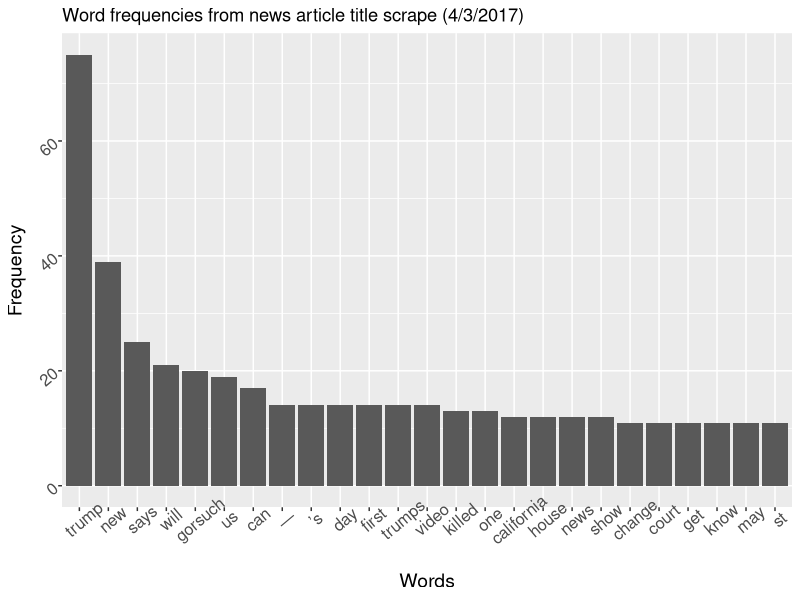

R code for this plot:
## ---- chunk 1
knitr::opts_chunk$set(echo = TRUE)
## ---- chunk 2
library(tm)
library(tidyverse)
## ---- chunk 3
titles_df <- read.csv("news_table.csv", stringsAsFactors = FALSE)
titles <- titles_df$title 
head(titles)
## ---- chunk 4
titles %>%
  tolower %>%
  removePunctuation %>%
  removeWords(stopwords("en")) %>%
  map(function(x) gsub("[\r\n\t]", "",x)) ->
titles

head(titles)
## ---- chunk 5
words <- paste0(titles, collapse = " ")
words <- unlist(strsplit(words, " "))

head(words, 20)
## ---- chunk 6
words <- words[words != ""]
head(words, 20)
## ---- chunk 7
word_freqs <- words %>% 
                    table %>% 
                    sort(decreasing = TRUE) %>% 
                    data.frame(stringsAsFactors = FALSE)
names(word_freqs) <- c("word","freq")
glimpse(word_freqs)
head(word_freqs)
## ---- chunk 8
ggplot(data = word_freqs[1:25,],
       aes(x=word, y=freq)) + 
       geom_bar(stat = "identity") +
       theme(
          axis.title = element_text(size = 14),
          axis.text = element_text(angle = 40, size=12),
          axis.title.y = element_text(size = 14),
          axis.text.y = element_text(size = 12)) +
       ggtitle("Word frequencies from news article title scrape (4/3/2017)") + 
       xlab("Words") + ylab("Frequency")
## ---- chunk 9
news_docs <- VectorSource(titles)

news_corpus <- Corpus(news_docs)
news_corpus
## ---- chunk 10
titles_df$site <- gsub("^.*www.", "", titles_df$link)
titles_df$site <- gsub(".com.*", "", titles_df$site)
head(sort(table(titles_df$site), decreasing = TRUE), 15)
